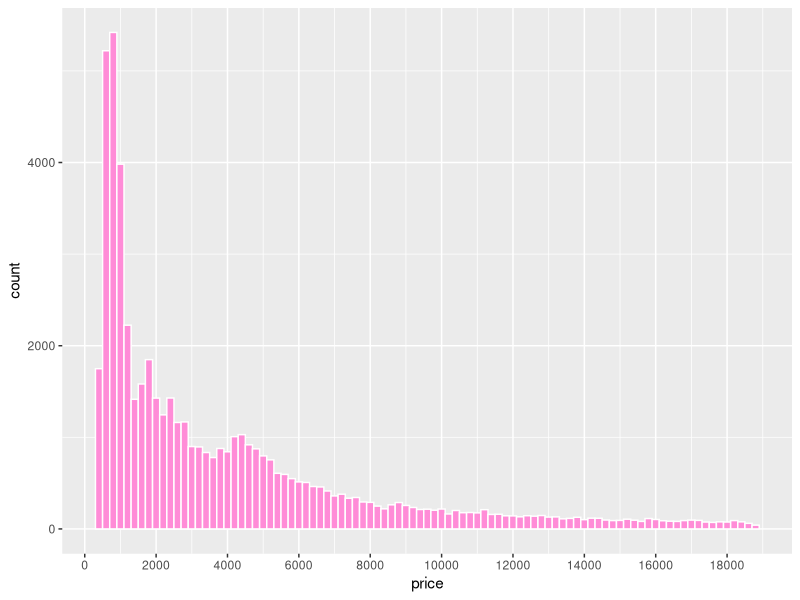
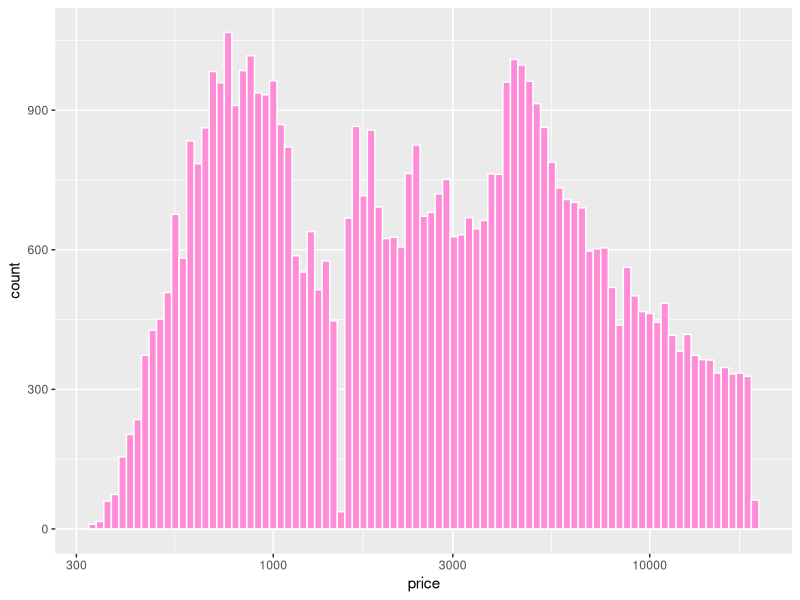
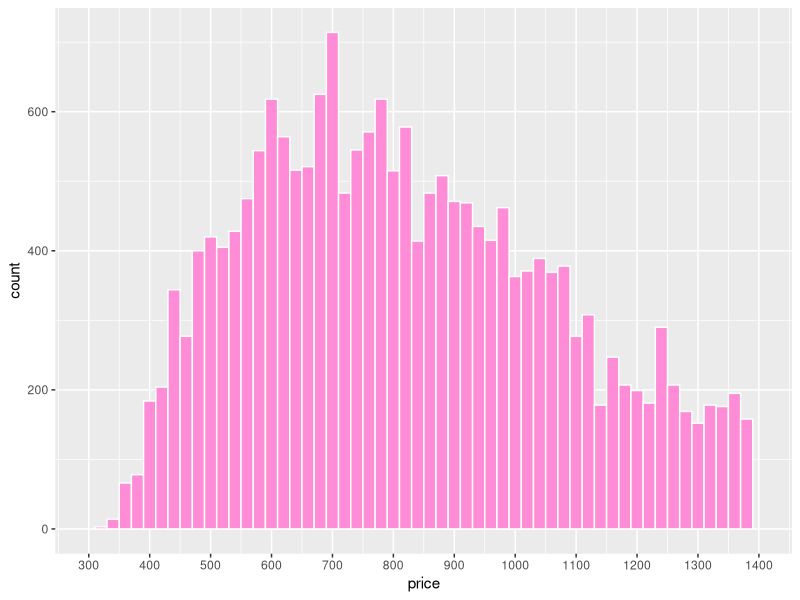
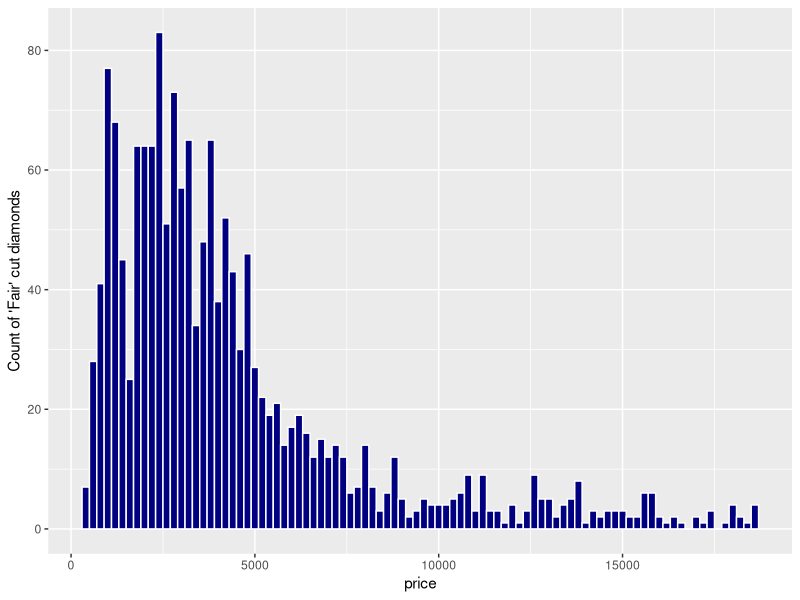
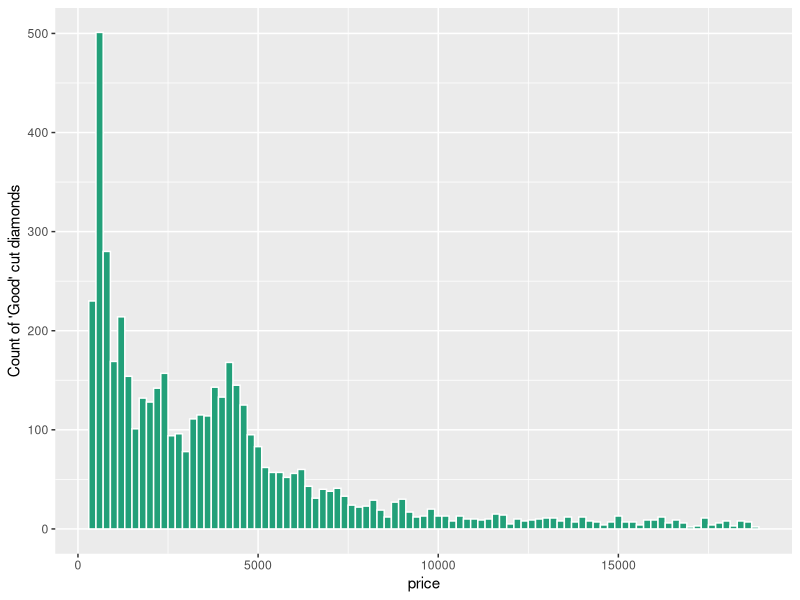
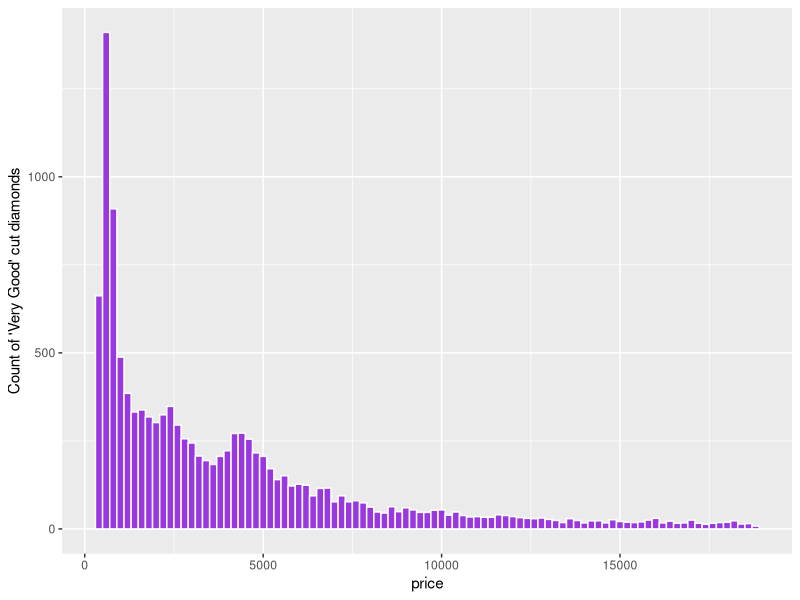
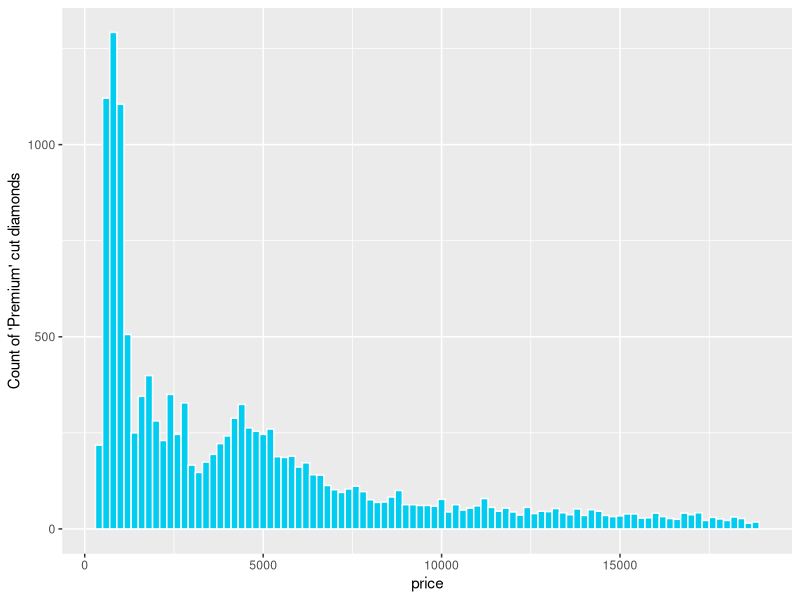
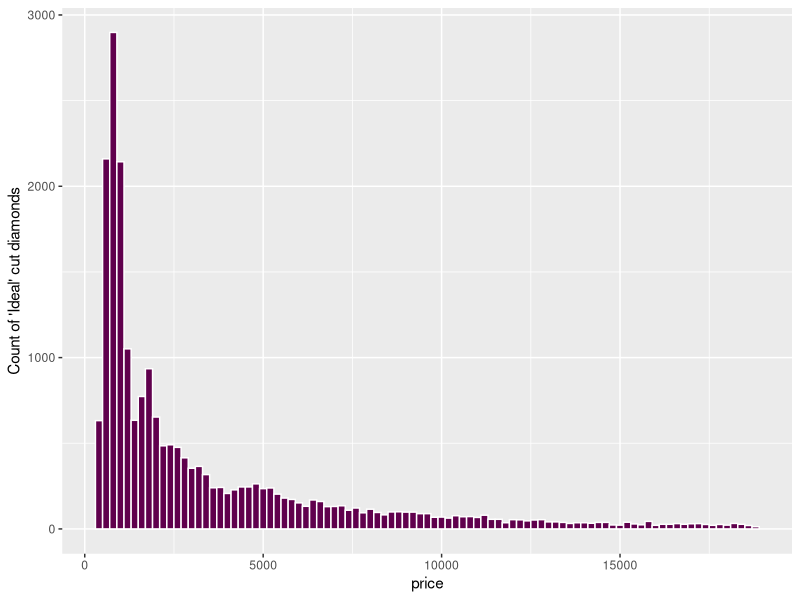

These charts were generated, in order, by the following R code:
getwd()
setwd("C:/Users/sanikamnjoshi/Documents/code/r/udacity-r/lesson4")

library(ggplot2)
data(diamonds)

names(diamonds)
str(diamonds)
?diamonds


# histogram of price of all diamonds in dataset
summary(diamonds$price)

ggplot(diamonds, aes(x = price))+
  geom_histogram(color = "white", fill = "#ff8cd7", binwidth = 200)+
  scale_x_continuous(breaks = seq(0, 19000, 2000))+
  scale_y_continuous(breaks = seq(0, 6000, 2000))
# ggsave("diamondprices.jpeg")

ggplot(diamonds, aes(x = price))+
  geom_histogram(color = "white", fill = "#ff8cd7", binwidth = 0.02)+
  scale_x_log10()


# diamond prices
sum(diamonds$price < 250)

sum(diamonds$price < 500)

sum(diamonds$price >= 15000)


# exploring the highest peak in diamond prices histogram from earlier
ggplot(diamonds, aes(x = price))+
  geom_histogram(color = "white", fill = "#ff8cd7", binwidth = 20)+
  scale_x_continuous(limits = c(300,1400), breaks = seq(300, 1400, 100))
# ggsave("commonprice.jpg")


# histograms of diamond prices sorted by diamond cut
library(gridExtra)

summary(diamonds$cut)

p1 = ggplot(subset(diamonds, diamonds$cut == "Fair"), aes(x = price))+
  geom_histogram(color = "white", fill = "#000080", binwidth = 200)+
  ylab("Count of 'Fair' cut diamonds")
p1

p2 = ggplot(subset(diamonds, diamonds$cut == "Good"), aes(x = price))+
  geom_histogram(color = "white", fill = "#22a079", binwidth = 200)+
  ylab("Count of 'Good' cut diamonds")
p2

p3 = ggplot(subset(diamonds, diamonds$cut == "Very Good"), aes(x = price))+
  geom_histogram(color = "white", fill = "#9a38e0", binwidth = 200)+
  ylab("Count of 'Very Good' cut diamonds")
p3

p4 = ggplot(subset(diamonds, diamonds$cut == "Premium"), aes(x = price))+
  geom_histogram(color = "white", fill = "#02cdf1", binwidth = 200)+
  ylab("Count of 'Premium' cut diamonds")
p4

p5 = ggplot(subset(diamonds, diamonds$cut == "Ideal"), aes(x = price))+
  geom_histogram(color = "white", fill = "#60004d", binwidth = 200)+
  ylab("Count of 'Ideal' cut diamonds")
p5

grid.arrange(p1, p2, p3, p4, p5, ncol=2)


# a much easier way of going about the same question
# shitty looking, though, and need to manually adjust
# y-scale for uniformity
qplot(x = price, data = diamonds) + facet_wrap(~cut)


# parameter added to automatically scale y
qplot(x = price, data = diamonds) + facet_wrap(~cut, scales = "free_y")


by(diamonds$price, diamonds$cut, summary)


# a histogram of price per carat faceted by cut.
# Adjust the bin width and transform the scale of the x-axis using log10.
ggplot(diamonds, aes(x = price/carat))+
  geom_histogram(color = "white", fill = "#b199ac", binwidth =)+
  facet_wrap(~cut, scales = "free_y")+
  scale_x_log10(breaks = seq(1000, 19000, 5000))


# investigating price of diamond by color
ggplot(diamonds, aes(x = color, y = price))+
  geom_boxplot(aes(fill = color))+
  coord_cartesian(ylim = c(0,8000))+
  scale_y_continuous(breaks = seq(0, 8000, 500))
ggsave("pricebycolor.jpg")

by(diamonds$price, diamonds$color, summary)


# Investigate the price per carat of diamonds across
# the different colors of diamonds using boxplots.
ggplot(diamonds, aes(x = color, y = price/carat))+
  geom_boxplot(aes(fill = color))+
  coord_cartesian(ylim = c(2000,6000))+
  scale_y_continuous(breaks = seq(2000, 6000, 500))
ggsave("pricepercaratbp.jpg")


# frequency polygon for carat
ggplot(diamonds, aes(x = carat))+
  geom_freqpoly(binwidth = 0.01)+
  scale_y_continuous(breaks = seq(0,16000, 1000))+
  scale_x_continuous(breaks = seq(0,5, 0.10), limits = c(0,5))